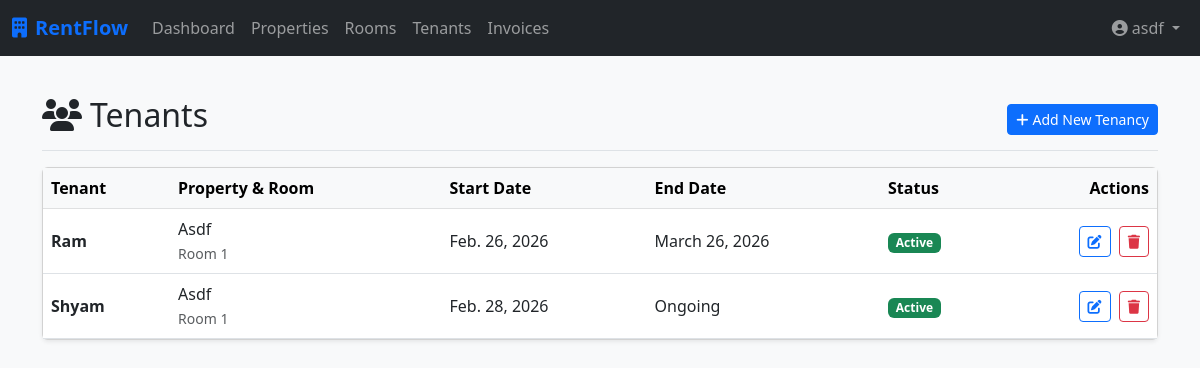
Before: /properties/tenancies/ (signed in) with the older database file.
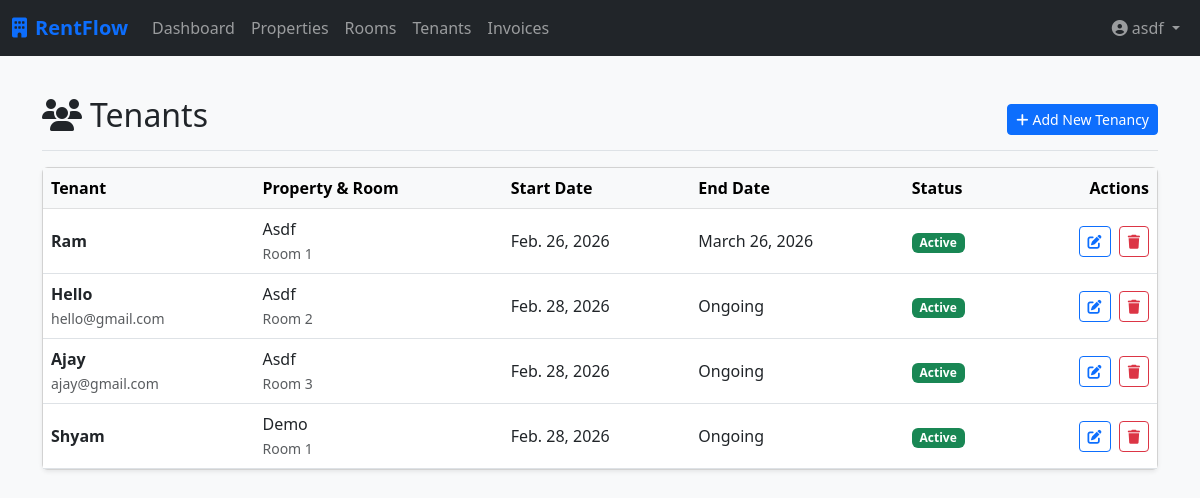
After: the same page with the newer database file.
### properties/models.py (models this page shows, shortened)
class Tenancy(models.Model):
    tenant = models.ForeignKey(User, on_delete=models.CASCADE, related_name='tenancies')
    room = models.ForeignKey(Room, on_delete=models.CASCADE, related_name='tenancies')
    start_date = models.DateField()
    end_date = models.DateField(null=True, blank=True)
    is_active = models.BooleanField(default=True, db_index=True)
    class Meta:
        verbose_name_plural = "Tenancies"

class Room(models.Model):
    property = models.ForeignKey(Property, on_delete=models.CASCADE, related_name='rooms')
    room_number = models.CharField(max_length=10)
    monthly_rent = models.DecimalField(max_digits=10, decimal_places=2)
    capacity = models.IntegerField(default=1)
    is_active = models.BooleanField(default=True)
    created_at = models.DateTimeField(auto_now_add=True)

class Property(models.Model):
    landlord = models.ForeignKey(User, on_delete=models.CASCADE, related_name='properties')
    name = models.CharField(max_length=100)
    address = models.TextField()
    description = models.TextField(blank=True)
    created_at = models.DateTimeField(auto_now_add=True)
    class Meta:
        verbose_name_plural = "Properties"

### properties/views.py (the view)
# urls.py: path('tenancies/', TenancyListView.as_view(), name='tenancy_list'),
class TenancyListView(LandlordRequiredMixin, ListView):
    model = Tenancy
    template_name = 'properties/tenancy_list.html'
    context_object_name = 'tenancies'
    def get_queryset(self):
        return Tenancy.objects.filter(room__property__landlord=self.request.user).select_related('tenant', 'room__property')

### core/mixins.py (called while the page is built)
    def test_func(self):
        user = self.request.user
        return user.is_authenticated and hasattr(user, 'profile') and user.profile.role == 'LANDLORD'

### properties/templates/properties/tenancy_list.html (shortened to what this page needs)
{% extends 'core/base.html' %}
{% block content %}
<div class="d-flex justify-content-between flex-wrap flex-md-nowrap align-items-center pt-3 pb-2 mb-3 border-bottom">
    <h1 class="h2"><i class="fa-solid fa-users me-2"></i>Tenants</h1>
    <div class="btn-toolbar mb-2 mb-md-0">
        <a href="{% url 'properties:tenancy_add' %}" class="btn btn-sm btn-primary">
            <i class="fa-solid fa-plus me-1"></i>Add New Tenancy
        </a>
    </div>
</div>
<div class="card shadow-sm">
    <div class="card-body p-0">
        <div class="table-responsive">
            <table class="table table-hover align-middle mb-0">
                <thead class="table-light">
                    <tr>
                        <th>Tenant</th>
                        <th>Property & Room</th>
                        <th>Start Date</th>
                        <th>End Date</th>
                        <th>Status</th>
                        <th class="text-end">Actions</th>
                    </tr>
                </thead>
                <tbody>
                    {% for tenancy in tenancies %}
                    <tr>
                        <td>
                            <div class="fw-bold">{{ tenancy.tenant.username }}</div>
                            <small class="text-muted">{{ tenancy.tenant.email }}</small>
                        </td>
                        <td>
                            <div>{{ tenancy.room.property.name }}</div>
                            <small class="text-muted">Room {{ tenancy.room.room_number }}</small>
                        </td>
                        <td>{{ tenancy.start_date }}</td>
                        <td>{{ tenancy.end_date|default:"Ongoing" }}</td>
                        <td>
                            {% if tenancy.is_active %}
                            <span class="badge bg-success">Active</span>
                            {% else %}
                            <span class="badge bg-secondary">Inactive</span>
                            {% endif %}
                        </td>
                        <td class="text-end">
                            <a href="{% url 'properties:tenancy_edit' tenancy.pk %}"
                                class="btn btn-sm btn-outline-primary me-1" title="Edit">
                                <i class="fa-solid fa-pen-to-square"></i>
                            </a>
                            <a href="{% url 'properties:tenancy_delete' tenancy.pk %}"
                                class="btn btn-sm btn-outline-danger" title="Delete">
                                <i class="fa-solid fa-trash"></i>
                            </a>
                        </td>
                    </tr>
                    {% endfor %}
                </tbody>
            </table>
        </div>
    </div>
</div>
{% endblock %}

Changed rows visible on the page:
added Tenancy: tenant.username "Hello", tenant.email "hello@gmail.com", room.property.name "Asdf", room.room_number "2", start_date "Feb. 28, 2026", end_date "Ongoing", is_active "Active"
added Tenancy: tenant.username "Ajay", tenant.email "ajay@gmail.com", room.property.name "Asdf", room.room_number "3", start_date "Feb. 28, 2026", end_date "Ongoing", is_active "Active"
changed Tenancy "Shyam": room.property.name "Asdf" → "Demo"
